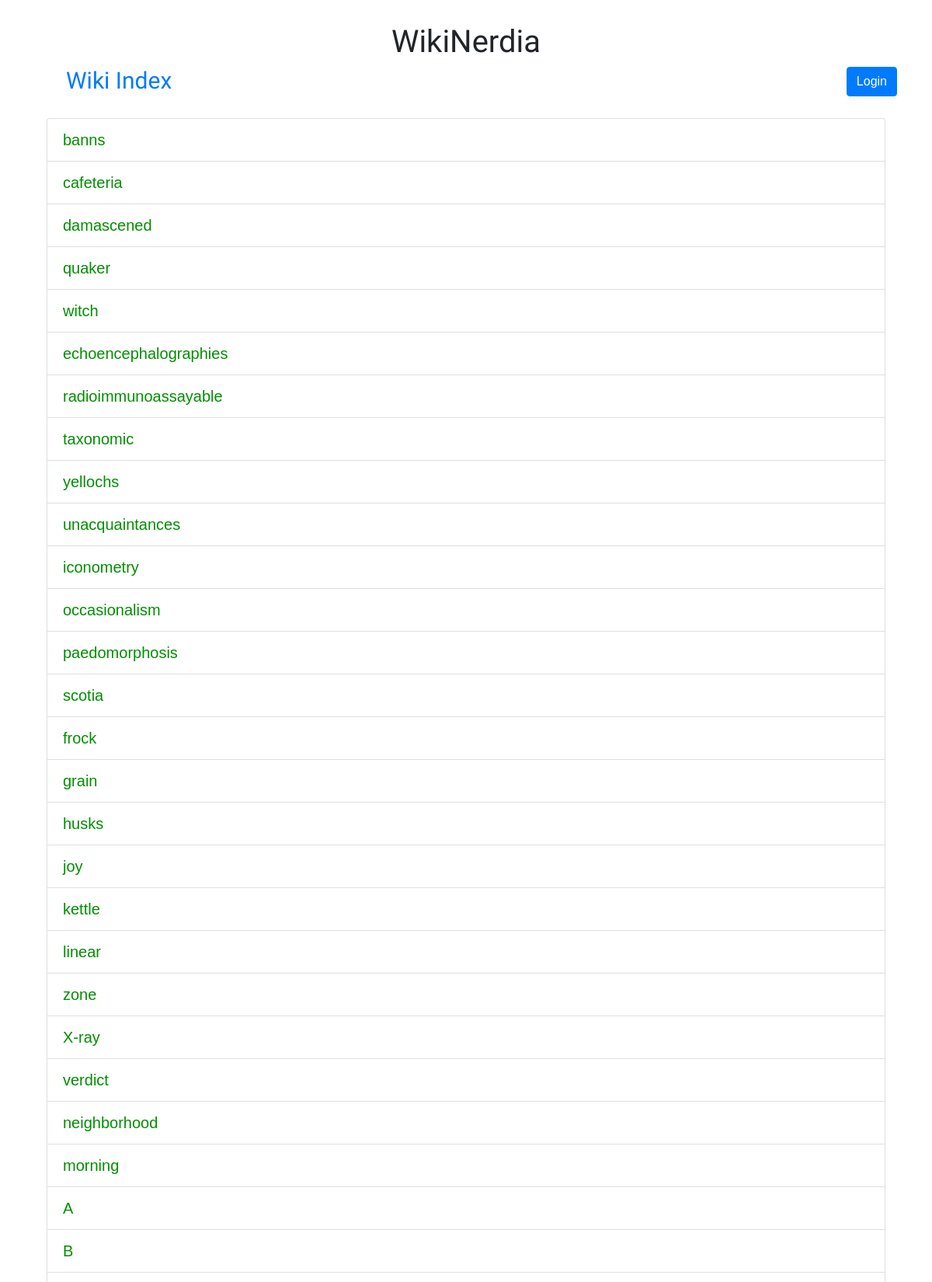
Page /wiki/ (upper part) on the committed database.
### wiki/models.py (models this page shows, shortened)
class Page(models.Model):
    title = models.CharField(max_length=64, primary_key=True)
    content = models.TextField()

### wiki/views.py (the view)
# urls.py: path('', views.IndexView.as_view(), name='index'),
class IndexView(generic.ListView):
    template_name = 'wiki/index.html'
    context_object_name = 'pages'
    def get_queryset(self):
        return Page.objects.all()

### wiki/templates/wiki/index.html (shortened to what this page needs)
{% extends "wiki/base.html" %}
{% load static %}
{% block content %}
{% block contentTitle %}
<ul class="flex-container">
    <li>
        <h2 class="text-primary" style="font-size: 30px;">Wiki Index</h2>
    </li>
    <li>
        {% if user.is_authenticated %}
        <a href="{% url 'wiki:logout' %}" class="btn btn-danger">Logout</a><br><br>
        {% else %}
        <a href="{% url 'wiki:logout' %}" class="btn btn-primary">Login</a><br>
        <br>
        {% endif %}
    </li>
</ul>
{% endblock %}
<div class="container">
    {% if pages %}
    <ul class="list-group" id="listorder">
        {% for page in pages %}
        <li class="list-group-item"><a href="{% url 'wiki:detail' page.title %}">{{ page.title }}</a></li>
        {% endfor %}
    </ul>
    {% else %}
    <p>No pages are available.</p>
    {% endif %}
</div>
{% endblock content %}

### wiki/static/wiki/style.css (style rules this page uses)
li a { color: rgb(0, 143, 0); }
body { background: rgb(255, 255, 255); }
h2 { font-family: 'Days One', sans-serif; font-size: 15px; color: rgb(0, 143, 0); }
.flex-container { list-style: none; display: flex; justify-content: space-between; height: 50px; }

### wiki/templates/wiki/index.html (style rules this page uses)
body { font-family: Arial, Helvetica, sans-serif; font-size: 20px; }

### rows in the picture
Page: title "banns"
Page: title "cafeteria"
Page: title "damascened"
Page: title "quaker"
Page: title "witch"
Page: title "echoencephalographies"
Page: title "radioimmunoassayable"
Page: title "taxonomic"
Page: title "yellochs"
Page: title "unacquaintances"
Page: title "iconometry"
Page: title "occasionalism"
Page: title "paedomorphosis"
Page: title "scotia"
Page: title "frock"
Page: title "grain"
Page: title "husks"
Page: title "joy"
Page: title "kettle"
Page: title "linear"
Page: title "zone"
Page: title "X-ray"
Page: title "verdict"
Page: title "neighborhood"
Page: title "morning"
Page: title "A"
Page: title "B"
